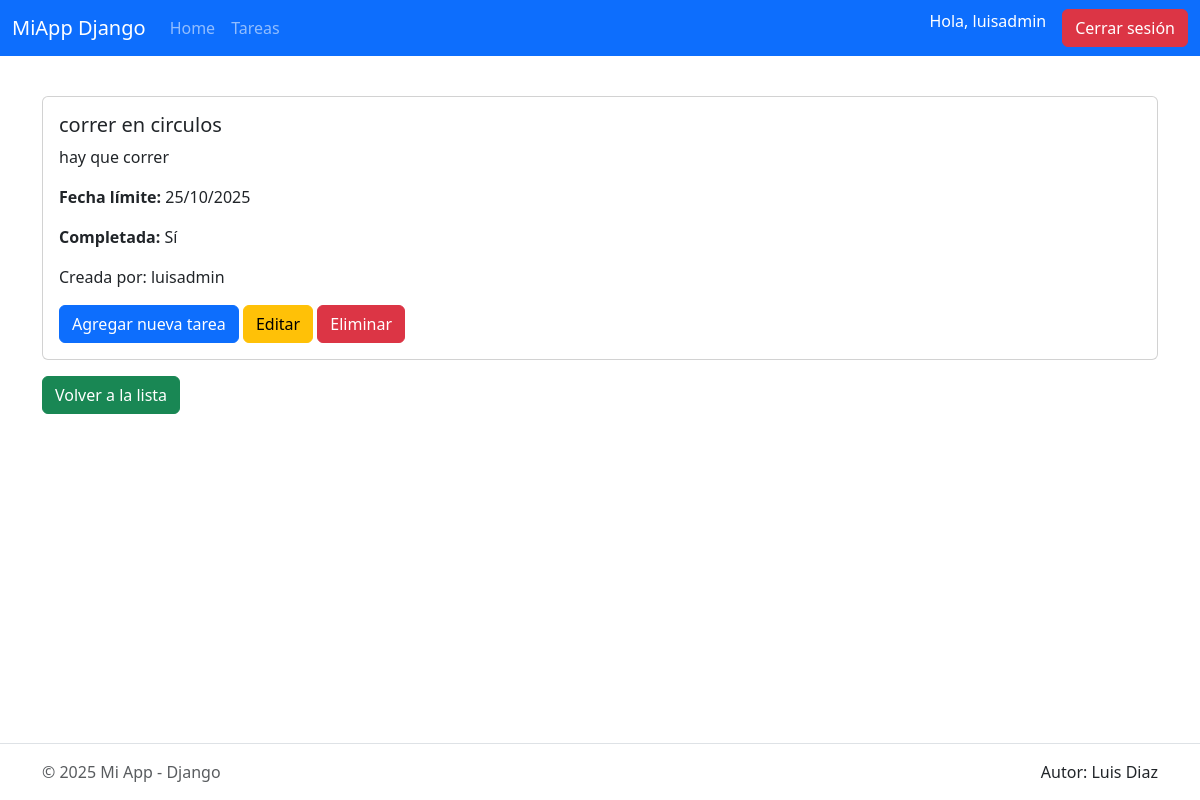
The app's page /gestorapp/tareas/4/ (signed in), older data.
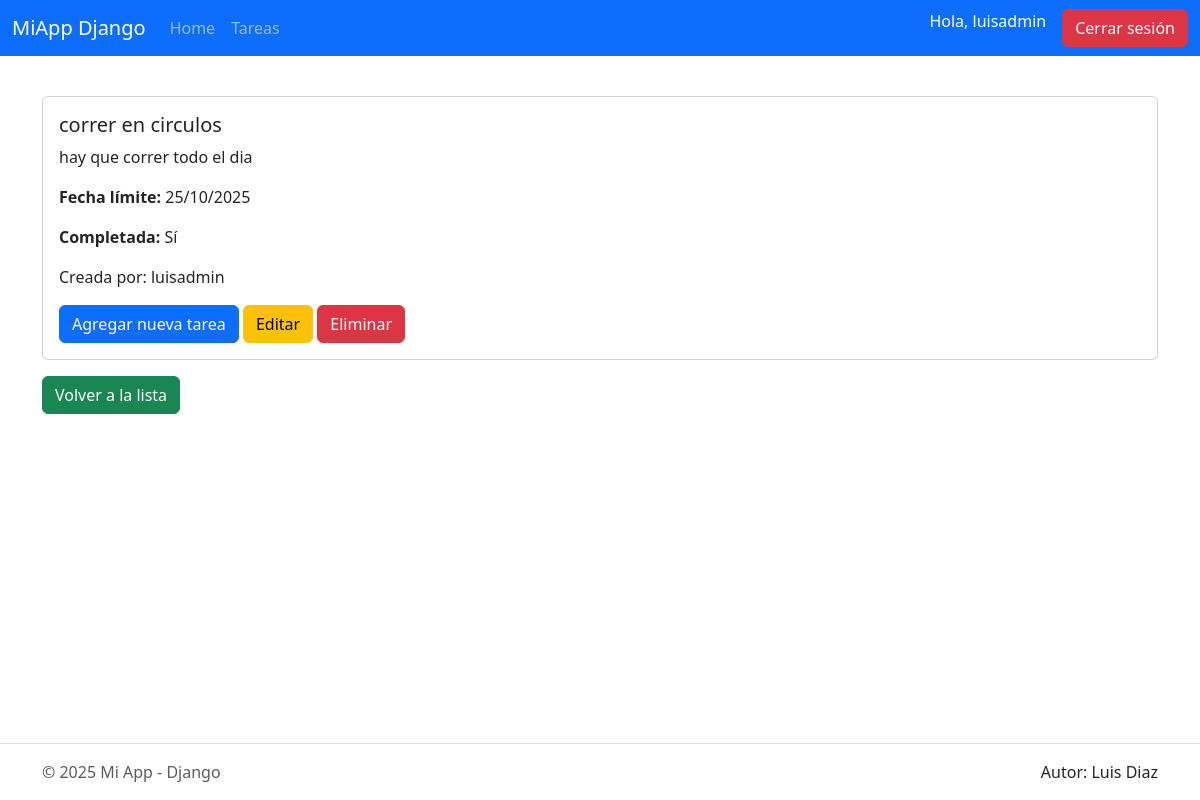
The same page, newer data.
### GestorApp/models.py (models this page shows, shortened)
class Tarea(models.Model):
    titulo = models.CharField("Título", max_length=150)
    descripcion = models.TextField("Descripción", blank=True, null=True)
    fecha_limite = models.DateField("Fecha límite", null=True, blank=True)
    completada = models.BooleanField("Completada", default=False)
    usuario = models.ForeignKey(User, on_delete=models.CASCADE, related_name='tareas')
    creado_en = models.DateTimeField("Creado en", auto_now_add=True)
    actualizado_en = models.DateTimeField("Actualizado en", auto_now=True)
    class Meta:
        ordering = ['completada', 'fecha_limite', '-creado_en']
        verbose_name = "Tarea"
        verbose_name_plural = "Tareas"

### GestorApp/views.py (the view)
# urls.py: path('tareas/<int:pk>/', DetalleTarea.as_view(), name='detalle_tarea'),
class DetalleTarea(LoginRequiredMixin, DetailView):
    model = Tarea
    template_name = 'detalle_tarea.html'
    context_object_name = 'tarea'
    login_url = 'login'

### GestorApp/templates/detalle_tarea.html (shortened to what this page needs)
{% extends 'base.html' %}
{% block content %}
<div class="card my-3">
    <div class="card-body">
        <h5 class="card-title">{{ tarea.titulo }}</h5>
        <p class="card-text">{{ tarea.descripcion }}</p>
        <p class="card-text"><strong>Fecha límite:</strong> {{ tarea.fecha_limite|date:"d/m/Y" }}</p>
        <p class="card-text"><strong>Completada:</strong> {{ tarea.completada|yesno:"Sí,No" }}</p>
        <p>Creada por: {{ tarea.usuario.username }}</p>
        <div class="mt-3">
            <a href="{% url 'agregar_tarea' %}" class="btn btn-primary">Agregar nueva tarea</a>
            <a href="{% url 'editar_tarea' tarea.pk %}" class="btn btn-warning">Editar</a>
            <a href="{% url 'eliminar_tarea' tarea.pk %}" class="btn btn-danger">Eliminar</a>
        </div>
    </div>
</div>
<a href="{% url 'tareas' %}" class="btn btn-success">Volver a la lista</a>
{% endblock %}

Row changes from the older to the newer data that the page shows:
changed Tarea "correr en circulos": descripcion "hay que correr" → "hay que correr todo el dia"
